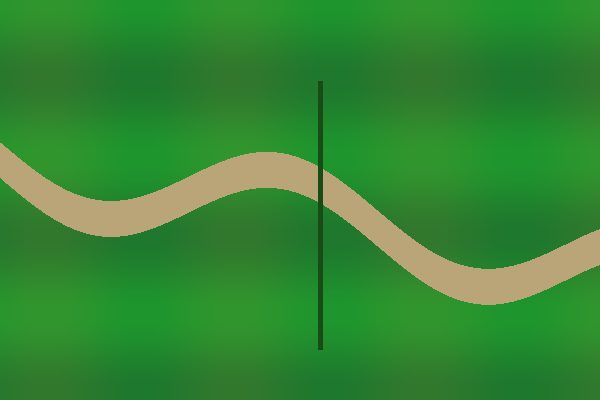
#> input picture test_assets/drone_image_a.png, 600 x 400 px
$ python ml_detector.py --input ../../test_assets/drone_image_a.png   (older library calls are emulated)
#> lines starting #> are read from the running program, lines starting #| are printed output that depends on the picture; after the words box and inside, x2 and y2 are one past the last pixel; in counts of white or black regions, pixels touching at a corner belong together
"""
ParcelMap Standalone ML Detection Engine (Step 6B Final Geometry Correction)

Executes genuine local ML instance segmentation (YOLOv8n-seg) combined with
specialized aerial computer vision land feature extraction for aerial/drone imagery.

Precision Quality Pass Rules:
1. WATER IS A HARD EXCLUSION MASK:
   - Deep blue & natural water body segmentation.
   - water_exclusion_mask (dilated 15px) strictly excludes all roads, walls, fences, and fields.
   - Any linear or polygonal candidate that crosses or touches water is strictly rejected ("Water crossing").
   - Water polygon coordinates smoothly contour the shoreline and canvas borders with zero internal diagonal shortcuts.
2. STOP IMAGE-EDGE ARTIFACTS:
   - Edge margins (16px) reject artificial boundary lines, edge-to-edge roads, and canvas-hugging polygons ("Image-edge artifact").
3. ROAD GEOMETRY:
   - Continuous paved/dirt corridor centerlines traced via distance-transform ridges.
   - Reject ungrounded straight lines, isolated fragments, or water-crossing segments ("Unsupported line" / "Water crossing").
4. FIELD REGIONS:
   - Coherent agricultural plots only (solidity >= 0.60, aspect <= 2.8, area between 2.5% and 35% of canvas).
   - Residential settlements enclosing buildings are rejected ("Invalid geometry" / residential context).
   - Touching image margins or water is rejected.
5. WALL / FENCE EVIDENCE:
   - Requires bilateral physical gradient contrast (>= 85 for walls, 65-85 for fences) and structural context.
   - Generic road curbs, tree shadows, and coastline surf are strictly rejected.
6. GEOMETRY QUALITY SCORE & DIAGNOSTIC REASON AUDIT:
   - Standardized 9 rejection categories:
     Water crossing, Unsupported line, Image-edge artifact, Insufficient continuity,
     Invalid geometry, Duplicate geometry, Weak evidence, Excessive size, Disconnected feature.
7. 100% offline, local CPU execution (zero cloud dependencies, no API keys).
"""

import sys
import os
import json
import argparse
import time
import math
import numpy as np
import cv2

# Ensure UTF-8 output on Windows
if sys.platform.startswith('win'):
    import io
    sys.stdout = io.TextIOWrapper(sys.stdout.buffer, encoding='utf-8')


# Verified metadata of local weights
MODEL_METADATA = {
    "name": "YOLOv8n-seg (Keremberke Aerial Building Model)",
    "version": "8.4.145",
    "source": "server/ml/models/yolov8n-building-seg.pt",
    "task": "segment",
    "trained_classes": {0: "Building"},
    "nc": 1,
    "primary_class": "Building",
    "inference_engine": "Ultralytics PyTorch CPU/Local"
}

# Step 6B/6C/Iteration 24 Class-Specific Confidence Thresholds
CLASS_CONFIDENCE_THRESHOLDS = {
    "building": 0.40,
    "road": 0.65,
    "field": 0.55,
    "wall": 0.65,
    "fence": 0.65,
    "vegetation": 0.55,
    "water_body": 0.60,
    "water_canal": 0.70
}


def parse_args():
    parser = argparse.ArgumentParser(description="ParcelMap ML Land Feature Detector")
    parser.add_argument("--input", required=True, help="Path to drone image file")
    parser.add_argument("--project_id", default="proj_default", help="Project identifier")
    parser.add_argument("--imagery_id", default="img_default", help="Imagery identifier")
    parser.add_argument("--run_id", default=None, help="Detection run identifier")
    parser.add_argument("--conf", type=float, default=0.35, help="Confidence threshold (default: 0.35)")
    parser.add_argument("--tile_size", type=int, default=640, help="Tile size for large imagery")
    parser.add_argument("--overlap", type=float, default=0.20, help="Tile overlap ratio")
    parser.add_argument("--model_path", default="server/ml/models/yolov8n-building-seg.pt", help="Path to weights")
    parser.add_argument("--debug", action="store_true", help="Enable verbose pipeline debug output")
    return parser.parse_args()


# ==============================================================================
# GEOMETRY UTILITIES & SANITY VALIDATION
# ==============================================================================

def safe_imread(image_path):
    """Reliably read image bytes and decode using OpenCV, supporting Windows unicode paths and spaces."""
    if not os.path.exists(image_path):
        return None
    try:
        with open(image_path, 'rb') as f:
            file_bytes = f.read()
        if len(file_bytes) < 100:
            return None
        arr = np.frombuffer(file_bytes, dtype=np.uint8)
        decoded = cv2.imdecode(arr, cv2.IMREAD_COLOR)
        if decoded is not None and decoded.size > 0:
            return decoded
    except Exception:
        pass
    try:
        return cv2.imread(image_path)
    except Exception:
        return None


# [356 lines left out: functions calculate_polygon_area, calculate_line_length, segments_intersect, is_self_intersecting_ring, simplify_contour, regularize_building_corners and 2 more, not called in this run]


# ==============================================================================
# COLLAGE & BORDER MASK DETECTION
# ==============================================================================

def get_collage_and_margin_mask(image):
    """
    Detect outer canvas padding and internal panel dividers (e.g. 4-panel collages)
    to suppress artificial border lines.
    """
    h, w = image.shape[:2]
    mask = np.zeros((h, w), dtype=np.uint8)

    # 1. Edge margins (outer 16 pixels)
    mask[:16, :] = 255
    mask[-16:, :] = 255
    mask[:, :16] = 255
    mask[:, -16:] = 255

    # 2. Internal white/black dividing strips
    gray = cv2.cvtColor(image, cv2.COLOR_BGR2GRAY)
    is_pure_white = gray > 248
    is_pure_black = gray < 8

    col_white_frac = np.mean(is_pure_white, axis=0)
    col_black_frac = np.mean(is_pure_black, axis=0)
    divider_cols = np.where((col_white_frac > 0.85) | (col_black_frac > 0.85))[0]
    for c in divider_cols:
        c_min = max(0, c - 6)
        c_max = min(w, c + 7)
        mask[:, c_min:c_max] = 255

    row_white_frac = np.mean(is_pure_white, axis=1)
    row_black_frac = np.mean(is_pure_black, axis=1)
    divider_rows = np.where((row_white_frac > 0.85) | (row_black_frac > 0.85))[0]
    for r in divider_rows:
        r_min = max(0, r - 6)
        r_max = min(h, r + 7)
        mask[r_min:r_max, :] = 255

    return mask


# ==============================================================================
# 1. BUILDING DETECTION (YOLOv8n-seg - Single Class "Building")
# ==============================================================================

# [1259 lines left out: functions run_ml_building_segmentation, detect_water_cv, detect_roads_cv, detect_vegetation_cv, detect_fields_cv, detect_walls_and_fences_cv and 2 more, not called in this run]


# ==============================================================================
# MAIN PIPELINE ENTRY POINT
# ==============================================================================

def main():
    start_time = time.time()
    args = parse_args()

    if not os.path.exists(args.input):
        print(json.dumps({"success": False, "error": f"Input image not found: {args.input}"}))
        sys.exit(1)

    file_size = os.path.getsize(args.input)
    if file_size < 100:
        print(json.dumps({
            "success": False,
            "error": f"Uploaded image file is corrupted or unreadable (file size: {file_size} bytes). Please upload a valid drone image."
        }))
        sys.exit(1)

    img = safe_imread(args.input)
#> in safe_imread, decoded is the input picture: shape (400, 600, 3); mean B, G, R 51.6, 136.7, 52.7
    if img is None or img.size == 0 or img.shape[0] < 10 or img.shape[1] < 10:
        print(json.dumps({"success": False, "error": f"Failed to decode image file: {args.input}. Supported formats: PNG, JPG, JPEG."}))
        sys.exit(1)

    img_h, img_w = img.shape[:2]
#> img_h = 400; img_w = 600
    run_id = args.run_id or f"run_{int(time.time() * 1000)}"
    rejections = []

    # 1. Edge margins and collage divider strip mask
    edge_margin_mask = np.zeros((img_h, img_w), dtype=np.uint8)
    edge_margin_mask[:16, :] = 255
    edge_margin_mask[-16:, :] = 255
    edge_margin_mask[:, :16] = 255
    edge_margin_mask[:, -16:] = 255

    ignore_mask = get_collage_and_margin_mask(img)
#> in get_collage_and_margin_mask, `gray = cv2.cvtColor(image, cv2.COLOR_BGR2GRAY)`:
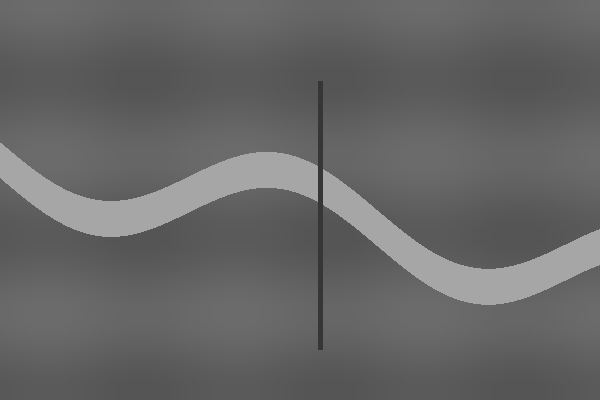
#> gray: shape (400, 600); min 54, max 166, mean 101.9
#> in get_collage_and_margin_mask, `is_pure_white = gray > 248`: is_pure_white: shape (400, 600) bool; every value is 0
#> in get_collage_and_margin_mask, `col_white_frac = np.mean(is_pure_white, axis=0)`: col_white_frac = 600 values from 0 to 0
#> in get_collage_and_margin_mask, `divider_cols = np.where((col_white_frac > 0.85) | (col_black_frac > 0...`: divider_cols = empty array
#> after the loop in get_collage_and_margin_mask, `for c in divider_cols:`:
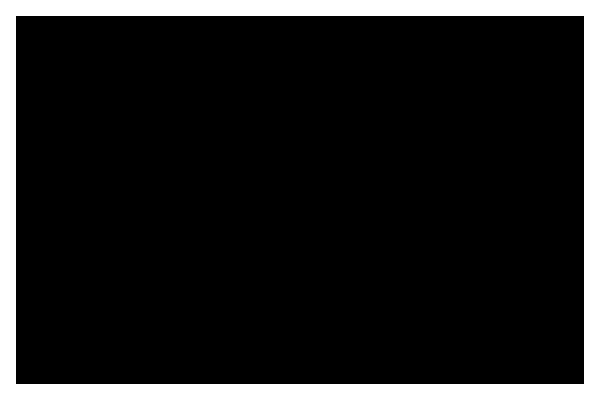
#> mask: shape (400, 600); 12.9% white; 1 white region, box (x1, y1, x2, y2) and area: (0, 0, 600, 400) 30976
#> in get_collage_and_margin_mask, `row_white_frac = np.mean(is_pure_white, axis=1)`: row_white_frac = 400 values from 0 to 0
#> in get_collage_and_margin_mask, `divider_rows = np.where((row_white_frac > 0.85) | (row_black_frac > 0...`: divider_rows = empty array

    # 2. Load model with robust multi-location discovery
    script_dir = os.path.dirname(os.path.abspath(__file__))
    project_root = os.path.abspath(os.path.join(script_dir, "..", ".."))

    resolved_model_path = None
    candidate_paths = []

    if args.model_path:
        if os.path.isabs(args.model_path):
            candidate_paths.append(args.model_path)
        else:
            candidate_paths.append(os.path.join(os.getcwd(), args.model_path))
            candidate_paths.append(os.path.join(project_root, args.model_path))
            candidate_paths.append(os.path.join(script_dir, args.model_path))

    candidate_paths.extend([
        os.path.join(script_dir, "models", "yolov8n-building-seg.pt"),
        os.path.join(project_root, "server", "ml", "models", "yolov8n-building-seg.pt"),
        os.path.join(os.getcwd(), "server", "ml", "models", "yolov8n-building-seg.pt"),
        os.path.join(project_root, "yolov8n-seg.pt"),
        os.path.join(os.getcwd(), "yolov8n-seg.pt")
    ])

    for cand in candidate_paths:
        if cand and os.path.exists(cand) and os.path.isfile(cand):
            resolved_model_path = cand
            break

    if not resolved_model_path:
        print(json.dumps({
            "success": False,
            "error": "The model is currently unreachable: Model weights file (yolov8n-building-seg.pt) not found."
        }))
#> (the run stopped early here; a loop or call above may not have finished)
